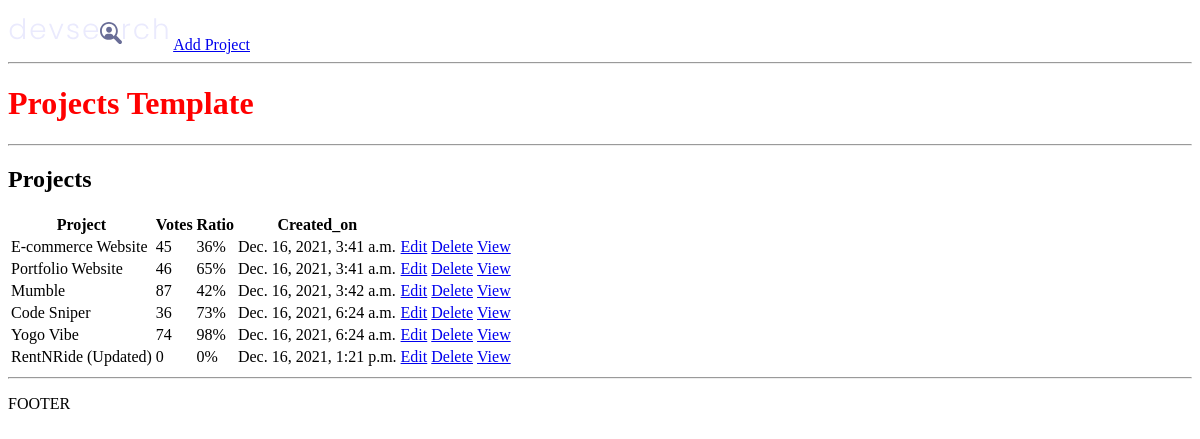
Before: / with the older database file.
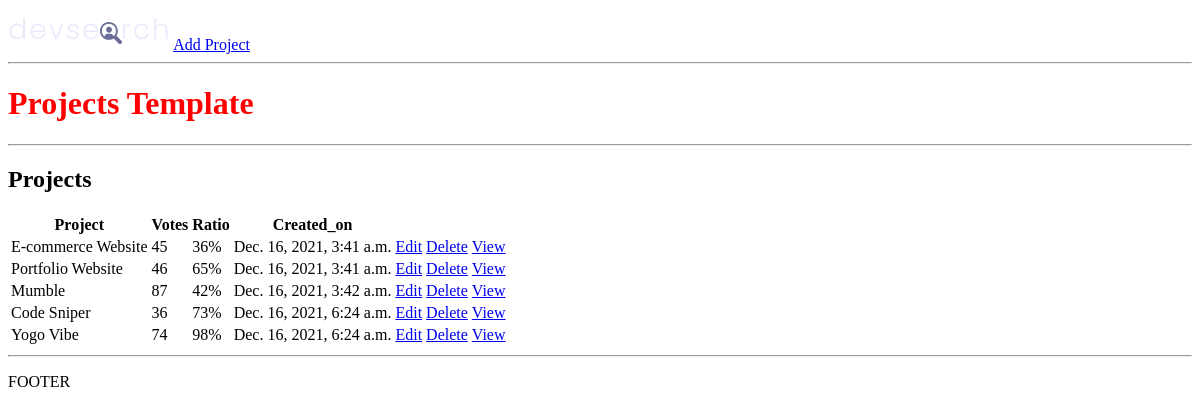
After: the same page with the newer database file.
### projects/models.py (models this page shows, shortened)
class Project(models.Model):
    title = models.CharField(max_length=200)
    description = models.TextField(null=True, blank=True)
    featured_image = models.ImageField(null=True, blank=True, default='default.jpg')
    demo_link = models.CharField(max_length=2000, null=True, blank=True)
    source_link = models.CharField(max_length=2000, null=True, blank=
    True)
    tags = models.ManyToManyField('Tag', blank=True)
    vote_total = models.IntegerField(default=0, null=True, blank=True)
    vote_ratio = models.IntegerField(default=0, null=True, blank=True)
    created = models.DateTimeField(auto_now_add=True)
    id = models.UUIDField(default=uuid.uuid4, unique=True, primary_key=True, editable=False)

### projects/views.py (the view)
# urls.py: path('', include('projects.urls')),
def projects(request):
    projects = Project.objects.all()
    context = {'projects': projects}
    return render(request, 'projects/projects.html', context)

### projects/templates/projects/projects.html
{% extends 'main.html' %}
{% block content %}
<h1>Projects Template</h1>
<hr>
<h2>Projects</h2>
<table>
    <tr>
        <th>Project</th>
        <th>Votes</th>
        <th>Ratio</th>
        <th>Created_on</th>
        <th></th>
        <th></th>
    </tr>
    {% for project in projects %}
    <tr>
        <td>{{ project.title }}</td>
        <td>{{ project.vote_total }}</td>
        <td>{{ project.vote_ratio }}%</td>
        <td>{{ project.created }}</td>
        <td><a href="{% url 'update-project' project.id %}">Edit</a></td>
        <td><a href="{% url 'delete-project' project.id %}">Delete</a></td>
        <td><a href="{% url 'project' project.id %}">View</a></td>
    </tr>
    {% endfor %}
</table>
{% endblock content %}

Changed rows visible on the page:
removed Project: title "RentNRide (Updated)", vote_total "0", vote_ratio "0", created "Dec. 16, 2021, 1:21 p.m."
